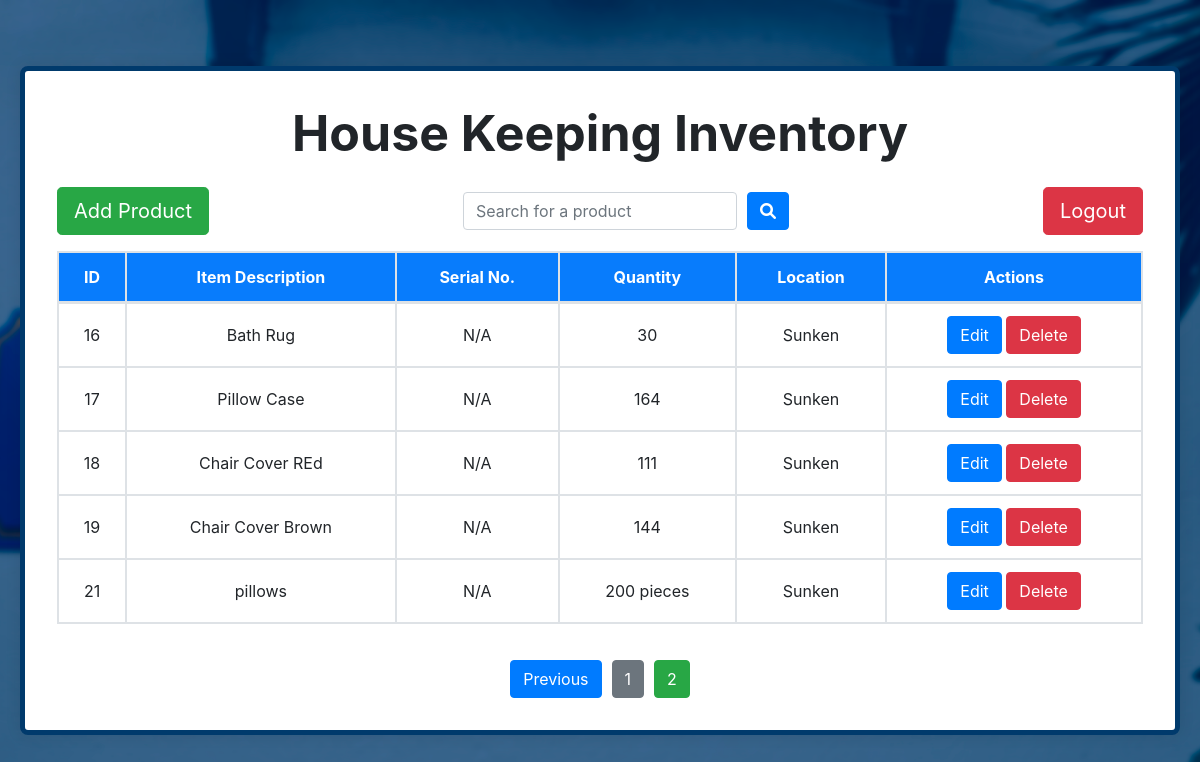
Screenshot of /Inventory.php?page=2 with the database file from the repository.
### tables this page shows
CREATE TABLE `inventory` (
  `I_ID` int(255) NOT NULL,
  `I_Product` text NOT NULL,
  `I_SN` int(11) DEFAULT NULL,
  `I_Quantity` varchar(255) NOT NULL,
  `I_Unit` text NOT NULL,
  `I_Location` varchar(50) NOT NULL,
  `E_Storage` int(11) NOT NULL
);

### Inventory.php (the view, shortened to what this page needs)
<?php
require 'db.php';
$limit = 15;
$page = isset($_GET['page']) ? (int)$_GET['page'] : 1;
$offset = ($page - 1) * $limit;
$total_query = "SELECT COUNT(*) FROM inventory";
$total_result = mysqli_query($conn, $total_query);
$total_row = mysqli_fetch_row($total_result);
$total_products = $total_row[0];
$total_pages = ceil($total_products / $limit);
$query = "SELECT * FROM inventory LIMIT $limit OFFSET $offset";
$result = mysqli_query($conn, $query);
?>
<!DOCTYPE html>
<html lang="en">
<head>
    <link href="https://stackpath.bootstrapcdn.com/bootstrap/4.5.2/css/bootstrap.min.css" rel="stylesheet">
    <link rel="stylesheet" href="https://cdnjs.cloudflare.com/ajax/libs/font-awesome/6.0.0-beta3/css/all.min.css">
</head>
<body>
<form class="signup-container">
    <h2 class="text-center" style="font-weight: bold; font-size: 50px">House Keeping Inventory</h2>
    <div class="button-container">
    <button type="button" class="btn btn-success btn-lg" onclick="openAddProductModal()">Add Product</button>
    <div class="search-bar">
            <input id="search-input" type="search" class="form-control" placeholder="Search for a product"/>
            <button id="search-button" type="button" class="btn btn-primary">
                <i class="fas fa-search"></i>
            </button>
        </div>
        <button type="button" class="btn btn-danger btn-lg" onclick="document.location='Index.php'">Logout</button>
    </div>
    <div class="table-container">
        <table class="table table-bordered">
        <thead>
                <tr>
                    <th scope="col" class="active">ID</th>
                    <th scope="col" class="active">Item Description</th>
                    <th scope="col" class="active">Serial No.</th>
                    <th scope="col" class="active">Quantity</th>
                    <th scope="col" class="active">Location</th>
                    <th scope="col" class="active">Actions</th>
                </tr>
            </thead>
            <tbody>
                <?php while ($row = mysqli_fetch_assoc($result)) {  ?>
                <tr>
                    <td> <?php echo $row['I_ID']; ?> </td>
                    <td> <?php echo $row['I_Product']; ?> </td>
                    <td> <?php echo ($row['I_SN'] == 0) ? 'N/A' : $row['I_SN']; ?> </td>
                    <td> <?php echo $row['I_Quantity'] . ' ' . $row['I_Unit']; ?> </td>
                    <td> <?php echo $row['I_Location']; ?> </td>
                    <td>
                    <button type="button" class="btn btn-primary" onclick="openEditModal(<?php echo $row['I_ID']; ?>, '<?php echo $row['I_Product']; ?>', '<?php echo $row['I_Quantity']; ?>', '<?php echo $row['I_Location']; ?>', '<?php echo $row['I_Unit']; ?>', '<?php echo $row['I_SN']; ?>')">Edit</button>
                    <button type="button" class="btn btn-danger" onclick="openModal(<?php echo $row['I_ID']; ?>)">Delete</button>
                    </td>
                </tr>
                <?php } ?>
            </tbody>
        </table>
    </div>
    <div class="pagination">
    <?php if ($page > 1): ?>
        <a href="?page=<?php echo $page - 1; ?>" class="btn btn-primary">Previous</a>
    <?php endif; ?>
    <?php for ($i = 1; $i <= $total_pages; $i++): ?>
        <a href="?page=<?php echo $i; ?>" class="btn <?php echo ($i === $page) ? 'btn-success' : 'btn-secondary'; ?>">
            <?php echo $i; ?>
        </a>
    <?php endfor; ?>
</div>
</form>
</body>
</html>

### Inventory.php (style rules this page uses)
body { background: url('bg_pic.png') no-repeat center center fixed; background-size: cover; display: flex; justify-content: center; align-items: center; min-height: 100vh; margin: 0; padding: 20px; }
.button-container { display: flex; justify-content: space-between; align-items: center; margin-bottom: 1rem; }
.search-bar { display: flex; align-items: center; gap: 10px; }
.signup-container { max-width: 1300px; width: 100%; background-color: #ffffff; padding: 2rem; border-radius: 0.5rem; box-shadow: 0 0 15px rgba(0, 0, 0, 0.1); display: flex; flex-direction: column; border: 5px solid #003a6c; }
.signup-container h2 { margin-bottom: 1.5rem; }
.active { background-color: #087cfc; color: white; }
.table-container { overflow-x: auto; }
.table { border-collapse: separate; border-spacing: 0; }
.table th, .table td { border: 1px solid #dee2e6; vertical-align: middle; text-align: center; padding: 0.75rem; }
.table thead th { border-bottom: 2px solid #dee2e6; }
.pagination { display: flex; justify-content: center; margin-top: 20px; }
.pagination .btn { margin: 0 5px; }

### rows the page displays
inventory: I_ID "16", I_Product "Bath Rug", I_SN "N/A", I_Quantity "30", I_Location "Sunken"
inventory: I_ID "17", I_Product "Pillow Case", I_SN "N/A", I_Quantity "164", I_Location "Sunken"
inventory: I_ID "18", I_Product "Chair Cover REd", I_SN "N/A", I_Quantity "111", I_Location "Sunken"
inventory: I_ID "19", I_Product "Chair Cover Brown", I_SN "N/A", I_Quantity "144", I_Location "Sunken"
inventory: I_ID "21", I_Product "pillows", I_SN "N/A", I_Quantity "200", I_Unit "pieces", I_Location "Sunken"
